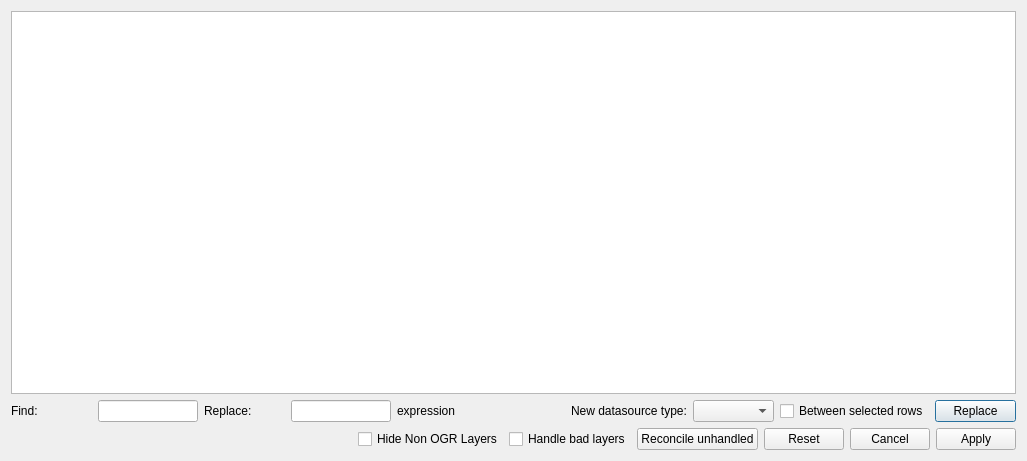
<?xml version="1.0" encoding="UTF-8"?>
<ui version="4.0">
 <class>changeDataSourceDialogBase</class>
 <widget class="QDialog" name="changeDataSourceDialogBase">
  <property name="geometry">
   <rect>
    <x>0</x>
    <y>0</y>
    <width>1027</width>
    <height>461</height>
   </rect>
  </property>
  <property name="windowTitle">
   <string>Change datasource</string>
  </property>
  <layout class="QVBoxLayout" name="verticalLayout">
   <item>
    <widget class="QTableWidget" name="layerTable">
     <property name="alternatingRowColors">
      <bool>true</bool>
     </property>
     <property name="selectionMode">
      <enum>QAbstractItemView::ExtendedSelection</enum>
     </property>
     <property name="selectionBehavior">
      <enum>QAbstractItemView::SelectRows</enum>
     </property>
     <property name="gridStyle">
      <enum>Qt::DotLine</enum>
     </property>
     <property name="sortingEnabled">
      <bool>true</bool>
     </property>
     <attribute name="horizontalHeaderHighlightSections">
      <bool>false</bool>
     </attribute>
     <attribute name="horizontalHeaderShowSortIndicator" stdset="0">
      <bool>true</bool>
     </attribute>
     <attribute name="verticalHeaderVisible">
      <bool>true</bool>
     </attribute>
    </widget>
   </item>
   <item>
    <layout class="QHBoxLayout" name="horizontalLayout">
     <item>
      <widget class="QLabel" name="label">
       <property name="text">
        <string>Find:</string>
       </property>
      </widget>
     </item>
     <item>
      <widget class="QLineEdit" name="findEdit">
       <property name="maximumSize">
        <size>
         <width>100</width>
         <height>16777215</height>
        </size>
       </property>
      </widget>
     </item>
     <item>
      <widget class="QLabel" name="label_2">
       <property name="text">
        <string>Replace:</string>
       </property>
      </widget>
     </item>
     <item>
      <widget class="QLineEdit" name="replaceEdit">
       <property name="maximumSize">
        <size>
         <width>100</width>
         <height>16777215</height>
        </size>
       </property>
      </widget>
     </item>
     <item>
      <widget class="QLabel" name="label_4">
       <property name="text">
        <string>expression</string>
       </property>
      </widget>
     </item>
     <item>
      <widget class="QgsFieldExpressionWidget" name="mFieldExpressionWidget"/>
     </item>
     <item>
      <widget class="QLabel" name="label_3">
       <property name="text">
        <string>New datasource type:</string>
       </property>
      </widget>
     </item>
     <item>
      <widget class="QComboBox" name="datasourceCombo"/>
     </item>
     <item>
      <widget class="QCheckBox" name="onlySelectedCheck">
       <property name="text">
        <string>Between selected rows</string>
       </property>
      </widget>
     </item>
     <item>
      <widget class="QPushButton" name="replaceButton">
       <property name="text">
        <string>Replace</string>
       </property>
      </widget>
     </item>
    </layout>
   </item>
   <item>
    <layout class="QHBoxLayout" name="horizontalLayout_2">
     <item>
      <spacer name="horizontalSpacer">
       <property name="orientation">
        <enum>Qt::Horizontal</enum>
       </property>
       <property name="sizeHint" stdset="0">
        <size>
         <width>40</width>
         <height>20</height>
        </size>
       </property>
      </spacer>
     </item>
     <item>
       <widget class="QCheckBox" name="hideNonOGRCheckbox">
        <property name="text">
         <string>Hide Non OGR Layers</string>
        </property>
       </widget>
      </item>
     <item>
      <widget class="QCheckBox" name="handleBadLayersCheckbox">
       <property name="text">
        <string>Handle bad layers</string>
       </property>
      </widget>
     </item>
     <item>
      <widget class="QPushButton" name="reconcileButton">
       <property name="text">
        <string>Reconcile unhandled</string>
       </property>
      </widget>
     </item>
     <item>
      <widget class="QDialogButtonBox" name="buttonBox">
       <property name="sizePolicy">
        <sizepolicy hsizetype="Fixed" vsizetype="Fixed">
         <horstretch>0</horstretch>
         <verstretch>0</verstretch>
        </sizepolicy>
       </property>
       <property name="orientation">
        <enum>Qt::Horizontal</enum>
       </property>
       <property name="standardButtons">
        <set>QDialogButtonBox::Apply|QDialogButtonBox::Cancel|QDialogButtonBox::Reset</set>
       </property>
      </widget>
     </item>
    </layout>
   </item>
  </layout>
 </widget>
 <customwidgets>
  <customwidget>
   <class>QgsFieldExpressionWidget</class>
   <extends>QWidget</extends>
   <header>qgsfieldexpressionwidget.h</header>
  </customwidget>
 </customwidgets>
 <resources/>
 <connections>
  <connection>
   <sender>buttonBox</sender>
   <signal>accepted()</signal>
   <receiver>changeDataSourceDialogBase</receiver>
   <slot>accept()</slot>
   <hints>
    <hint type="sourcelabel">
     <x>20</x>
     <y>20</y>
    </hint>
    <hint type="destinationlabel">
     <x>20</x>
     <y>20</y>
    </hint>
   </hints>
  </connection>
  <connection>
   <sender>buttonBox</sender>
   <signal>rejected()</signal>
   <receiver>changeDataSourceDialogBase</receiver>
   <slot>reject()</slot>
   <hints>
    <hint type="sourcelabel">
     <x>20</x>
     <y>20</y>
    </hint>
    <hint type="destinationlabel">
     <x>20</x>
     <y>20</y>
    </hint>
   </hints>
  </connection>
 </connections>
</ui>
